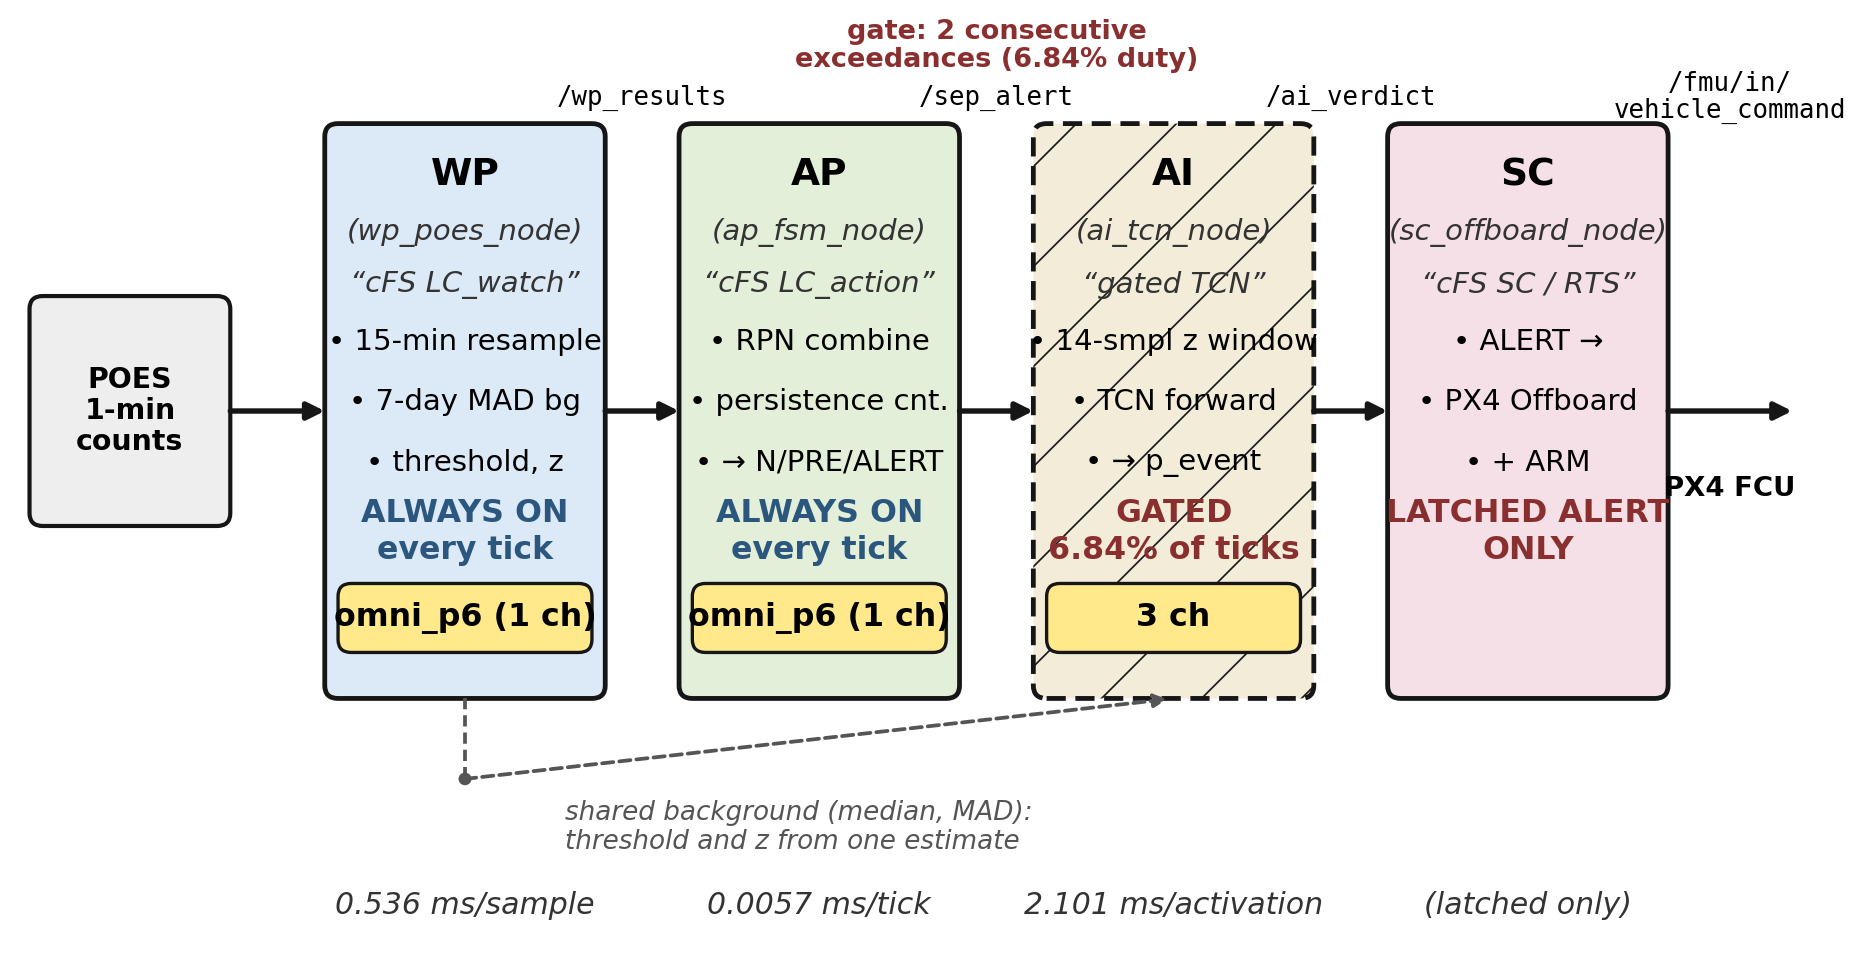

The script that saved this image:
"""
fig5_pipeline.py
=================
IAA 논문용 파이프라인 블록도(그림 5) -- POES count -> WP -> AP -> AI(게이트) -> SC(RTS)
4단 데이터 흐름 + WP 배경 통계(median/MAD) 공유를 강조. matplotlib만 사용(외부 도구 없음).
읽기 전용 그림 스크립트 -- 파이프라인 노드 코드는 참조만 하고 import/수정하지 않는다.

수치/사실 출처 (이 세션에서 실측 확인됨):
  WP  0.536 ms/sample     : results/260809_2225/bench_summary.csv M1(resample) bench_pure_ms
  AP  0.0057 ms/tick      : results/260809_2225/bench_summary.csv M3(fsm_eval) bench_pure_ms
  AI  2.101 ms/activation : results/260809_2225/derived_cost.csv input_size=3,single,
                            M9_median_ms(S6 벤치 구성값, "3채널 bare")
  gate duty 6.84%         : gate_persistence_sweep.csv N=2 행 duty_cycle(16204/236848)
  gate 조건 "2 consecutive exceedances" : wp_poes_node.py GATE_N=2(연속 2샘플=30min)
  토픽명 /wp_results / /sep_alert / /ai_verdict / /fmu/in/vehicle_command
      : wp_poes_node.py / ap_fsm_node.py / ai_tcn_node.py / sc_offboard_node.py 의
        create_publisher 실제 토픽 문자열 그대로.
  채널 수: WP/AP는 CHANNELS 기본값 omni_p6 단일채널(1ch), AI는 d_tcn_3ch 시나리오
        (omni_p6 + pro_tel0_p5 + pro_tel90_p5, 3ch).
  WP -> AP/AI 이중 화살표 근거: wp_poes_node.py는 /wp_results 1개만 발행하고
        ap_fsm_node.py(watch 불리언으로 판정)와 ai_tcn_node.py(z를 링버퍼에 적재)
        둘 다 그 토픽을 직접 구독한다(AP를 거쳐 중계되는 게 아님) -- 논문 3.2절
        "두 계층이 하나의 배경 추정을 공유한다"가 이 그림의 핵심 메시지.

출력: fig5_pipeline.png, fig5_pipeline.pdf (같은 디렉터리, dpi=300)
"""
from __future__ import annotations

from pathlib import Path

import matplotlib
matplotlib.use("Agg")
import matplotlib.pyplot as plt
from matplotlib.patches import FancyArrowPatch, FancyBboxPatch, Circle

OUT_DIR = Path(__file__).resolve().parent

# ══════════════════════════════════════════════════════
# 캔버스 (논문 인쇄용 -- 6.2 x 3.2 in, dpi=300, 여백 0, 1 data unit ~= 1 in)
# ══════════════════════════════════════════════════════
FIG_W, FIG_H = 6.2, 3.2
# 해칭은 AI 박스 전용 신호(상시 구동 아님)라 옅은 회색 + 더 얇은 선 + 넓은 간격으로
# 글자와 부딪히지 않게 한다(테두리 edgecolor는 박스별로 검정 그대로, 해칭 색만
# 별도 rcParam으로 분리). AP/SC는 아예 해칭을 빼서(box(...hatch=None)) 이 신호를
# AI가 독점하게 한다.
plt.rcParams["hatch.color"] = "#c4c4c4"
plt.rcParams["hatch.linewidth"] = 0.4
fig = plt.figure(figsize=(FIG_W, FIG_H), dpi=300)
ax = fig.add_axes((0.0, 0.0, 1.0, 1.0))
ax.set_xlim(-0.05, FIG_W + 0.05)
ax.set_ylim(-0.06, FIG_H + 0.08)
ax.axis("off")

# ── 팔레트: 색 + 해칭/선종류를 같이 써서 흑백 인쇄에서도 구분되게 ──
C_POES = "#eeeeee"
C_WP   = "#dce9f7"
C_AP   = "#e3efd8"
C_AI   = "#f3ecd9"
C_SC   = "#f4e0e6"
C_EDGE = "#161616"
C_ALWAYS = "#2b567e"
C_GATED  = "#8a2f2f"
C_HILITE = "#ffe98a"
C_SHARE  = "#555555"

FS_TITLE, FS_SUB, FS_BULLET, FS_BADGE, FS_CH, FS_COST, FS_TOPIC = 9, 7.0, 7.0, 7.6, 7.6, 7.2, 6.2


def box(x, y, w, h, fc, hatch=None, ls="-", lw=1.15, zorder=2):
    p = FancyBboxPatch((x, y), w, h,
                        boxstyle="round,pad=0.0,rounding_size=0.045",
                        linewidth=lw, edgecolor=C_EDGE, facecolor=fc,
                        linestyle=ls, hatch=hatch, zorder=zorder)
    ax.add_patch(p)
    return p


def txt(x, y, s, size=7, weight="normal", style="normal", ha="center", va="center",
        color="black", zorder=3, linespacing=1.15, family="DejaVu Sans"):
    # halo(흰 테두리)는 해칭이 AI 박스 하나로 줄고 그마저 옅어져서 더 필요 없다 --
    # AP/SC는 이제 해칭 자체가 없고, AI도 해칭이 성겨서 맨 텍스트로 충분히 읽힌다.
    return ax.text(x, y, s, fontsize=size, fontweight=weight, fontstyle=style, ha=ha, va=va,
                   color=color, zorder=zorder, linespacing=linespacing, family=family)


def pipe_arrow(x0, y0, x1, y1, lw=1.3, color=C_EDGE, ls="-"):
    p = FancyArrowPatch((x0, y0), (x1, y1), arrowstyle="-|>", mutation_scale=8.5,
                         linewidth=lw, linestyle=ls, color=color, zorder=2.6,
                         shrinkA=0, shrinkB=0)
    ax.add_patch(p)


def share_arrow(x0, y0, x1, y1):
    p = FancyArrowPatch((x0, y0), (x1, y1), arrowstyle="-|>", mutation_scale=6.5,
                         linewidth=0.9, linestyle=(0, (3, 1.6)), color=C_SHARE, zorder=2.4,
                         shrinkA=0, shrinkB=1.5)
    ax.add_patch(p)


# ══════════════════════════════════════════════════════
# 레이아웃 상수
# ══════════════════════════════════════════════════════
Y_ARROW = 1.85                # 메인 파이프라인 화살표 높이
BOX_Y, BOX_H = 0.85, 2.00     # WP/AP/AI/SC 처리 박스
TOP = BOX_Y + BOX_H            # 2.85 -- 박스 상단
POES_Y, POES_H = 1.45, 0.80

POES_X, POES_W = 0.05, 0.68
WP_X,   PROC_W = 1.05, 0.95
GAP = 0.25
AP_X = WP_X + PROC_W + GAP
AI_X = AP_X + PROC_W + GAP
SC_X = AI_X + PROC_W + GAP

cx = lambda x: x + PROC_W / 2  # noqa: E731

# 박스 내부 공통 수직 리듬 (4개 박스 모두 불릿 3줄로 통일 -- 어긋남 방지)
TITLE_Y = TOP - 0.18
SUB1_Y  = TOP - 0.38
SUB2_Y  = TOP - 0.56
BUL_Y   = [TOP - 0.76, TOP - 0.97, TOP - 1.18]
BADGE_Y = BOX_Y + 0.58
PILL_Y  = BOX_Y + 0.28

# 박스 위 라벨 두 개 층(레인) -- 좁은 박스 간격 안에 글자를 넣으면 옆 박스와 겹치므로
# 박스 "밖"(TOP보다 위, 박스 콘텐츠가 없는 영역)에 눕혀서 겹침을 원천 차단한다.
LANE_TOPIC = TOP + 0.09     # ROS2 토픽명 (모든 화살표 공통)
LANE_GATE  = TOP + 0.27     # 게이트 조건 콜아웃 (AP->AI 화살표 전용, item 1)

# ── POES 소스 박스 ──
box(POES_X, POES_Y, POES_W, POES_H, C_POES, lw=1.0)
txt(POES_X + POES_W / 2, POES_Y + POES_H / 2, "POES\n1-min\ncounts", size=6.8, weight="bold")

# ── 처리 4단: WP / AP / AI / SC -- 해칭은 AI 박스가 독점(상시 구동 아님 신호).
# AP/SC는 옅은 단색 채움 + 실선 테두리로 통일(해칭 없음).
box(WP_X, BOX_Y, PROC_W, BOX_H, C_WP)
box(AP_X, BOX_Y, PROC_W, BOX_H, C_AP)
box(AI_X, BOX_Y, PROC_W, BOX_H, C_AI, hatch="/", ls=(0, (4, 2)))   # AI만 점선+해칭 = 상시 구동 아님
box(SC_X, BOX_Y, PROC_W, BOX_H, C_SC)


def node_header(x, code, node_file, quoted):
    cxp = cx(x)
    txt(cxp, TITLE_Y, code, size=FS_TITLE, weight="bold")
    txt(cxp, SUB1_Y, f"({node_file})", size=FS_SUB, style="italic", color="#333333")
    txt(cxp, SUB2_Y, f"“{quoted}”", size=FS_SUB, style="italic", color="#333333")


def bullets(x, lines):
    cxp = cx(x)
    for y, ln in zip(BUL_Y, lines):
        txt(cxp, y, ln, size=FS_BULLET, ha="center")


def badge(x, lines, color):
    txt(cx(x), BADGE_Y, "\n".join(lines), size=FS_BADGE, weight="bold", color=color, linespacing=1.25)


def channel_pill(x, label, bold=True):
    cxp = cx(x)
    w, h = 0.86, 0.24
    box(cxp - w / 2, PILL_Y - h / 2, w, h, C_HILITE, lw=0.8)
    txt(cxp, PILL_Y, label, size=FS_CH, weight="bold" if bold else "normal")


# ── WP ──
node_header(WP_X, "WP", "wp_poes_node", "cFS LC_watch")
bullets(WP_X, ["• 15-min resample", "• 7-day MAD bg", "• threshold, z"])
badge(WP_X, ["ALWAYS ON", "every tick"], C_ALWAYS)
channel_pill(WP_X, "omni_p6 (1 ch)")

# ── AP ──
node_header(AP_X, "AP", "ap_fsm_node", "cFS LC_action")
bullets(AP_X, ["• RPN combine", "• persistence cnt.", "• → N/PRE/ALERT"])
badge(AP_X, ["ALWAYS ON", "every tick"], C_ALWAYS)
channel_pill(AP_X, "omni_p6 (1 ch)")

# ── AI ──
node_header(AI_X, "AI", "ai_tcn_node", "gated TCN")
bullets(AI_X, ["• 14-smpl z window", "• TCN forward", "• → p_event"])
badge(AI_X, ["GATED", "6.84% of ticks"], C_GATED)
channel_pill(AI_X, "3 ch", bold=True)

# ── SC ──
node_header(SC_X, "SC", "sc_offboard_node", "cFS SC / RTS")
bullets(SC_X, ["• ALERT →", "• PX4 Offboard", "• + ARM"])
badge(SC_X, ["LATCHED ALERT", "ONLY"], C_GATED)
# SC엔 채널 표기 없음(항목4 요구 없음) -- 자리 비워 4단 badge 높이만 정렬 유지

# ══════════════════════════════════════════════════════
# 메인 파이프라인 화살표 + ROS2 토픽 라벨(박스 밖 레인, item 5)
# ══════════════════════════════════════════════════════
pipe_arrow(POES_X + POES_W, Y_ARROW, WP_X, Y_ARROW)

pipe_arrow(WP_X + PROC_W, Y_ARROW, AP_X, Y_ARROW)
txt(WP_X + PROC_W + GAP / 2, LANE_TOPIC, "/wp_results", size=FS_TOPIC, family="monospace")

pipe_arrow(AP_X + PROC_W, Y_ARROW, AI_X, Y_ARROW)
txt(AP_X + PROC_W + GAP / 2, LANE_TOPIC, "/sep_alert", size=FS_TOPIC, family="monospace")

pipe_arrow(AI_X + PROC_W, Y_ARROW, SC_X, Y_ARROW)
txt(AI_X + PROC_W + GAP / 2, LANE_TOPIC, "/ai_verdict", size=FS_TOPIC, family="monospace")

# SC -> PX4 (외부 FCU, 박스 없이 화살표만 우측 여백으로)
PX4_TIP = SC_X + PROC_W + 0.42
pipe_arrow(SC_X + PROC_W, Y_ARROW, PX4_TIP, Y_ARROW)
txt(SC_X + PROC_W + 0.21, LANE_TOPIC, "/fmu/in/\nvehicle_command",
    size=FS_TOPIC, family="monospace", linespacing=1.05)
txt(SC_X + PROC_W + 0.21, Y_ARROW - 0.27, "PX4 FCU", size=6.6, weight="bold")

# 게이트 조건 콜아웃 (AP -> AI 화살표 전용 강조, item 1) -- 토픽 레인보다 한 층 위
txt(AP_X + PROC_W + GAP / 2, LANE_GATE,
    "gate: 2 consecutive\nexceedances (6.84% duty)",
    size=6.5, weight="bold", color=C_GATED, linespacing=1.1)

# ══════════════════════════════════════════════════════
# WP 배경 통계(median, MAD) 공유 -- WP 내부(임계 판정에 쓰는 그 추정치) -> AI 한 갈래만.
# AP는 안 받는다: ap_fsm_node.py docstring이 명시하듯 AP는 /wp_results의 watch
# 불리언(TRUE/FALSE/STALE)만 판정 입력으로 쓰고, WP의 run_len/gate_open/alert_open은
# HK 참고값일 뿐 판정에 쓰지 않는다 -- 배경 통계 자체를 받는 게 아니다.
# ══════════════════════════════════════════════════════
JX, JY = cx(WP_X), BOX_Y - 0.28
ax.plot([cx(WP_X), JX], [BOX_Y, JY], color=C_SHARE, lw=0.9,
        linestyle=(0, (3, 1.6)), zorder=2.3, solid_capstyle="round")
ax.add_patch(Circle((JX, JY), 0.022, facecolor=C_SHARE, edgecolor="none", zorder=2.5))
share_arrow(JX, JY, cx(AI_X), BOX_Y)
txt(JX + 0.34, JY - 0.17,
    "shared background (median, MAD):\nthreshold and z from one estimate",
    size=6.3, style="italic", color=C_SHARE, ha="left", linespacing=1.15)

# ══════════════════════════════════════════════════════
# 실측 비용 (item 3, 박스 아래)
# ══════════════════════════════════════════════════════
COST_Y = 0.13
txt(cx(WP_X), COST_Y, "0.536 ms/sample", size=FS_COST, style="italic", color="#333333")
txt(cx(AP_X), COST_Y, "0.0057 ms/tick", size=FS_COST, style="italic", color="#333333")
txt(cx(AI_X), COST_Y, "2.101 ms/activation", size=FS_COST, style="italic", color="#333333")
txt(cx(SC_X), COST_Y, "(latched only)", size=FS_COST, style="italic", color="#333333")

# ══════════════════════════════════════════════════════
# 저장
# ══════════════════════════════════════════════════════
png_path = OUT_DIR / "fig5_pipeline.png"
pdf_path = OUT_DIR / "fig5_pipeline.pdf"
fig.savefig(png_path, dpi=300)
fig.savefig(pdf_path)
plt.close(fig)
print(f"[fig5] saved -> {png_path}")
print(f"[fig5] saved -> {pdf_path}")
